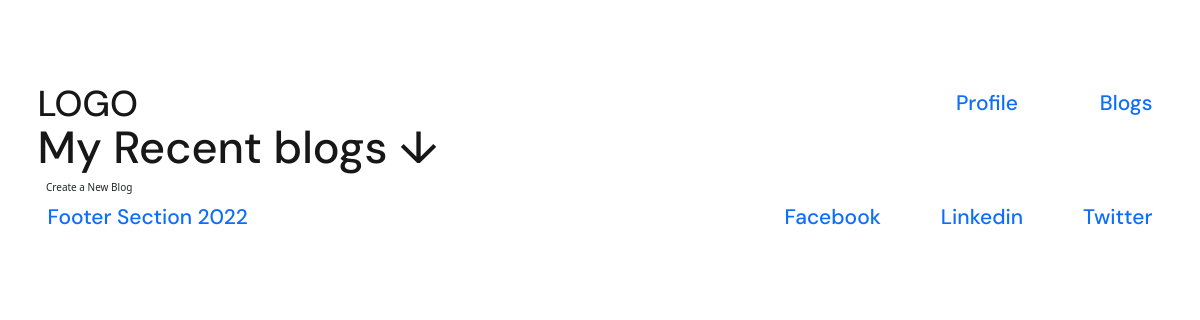
Page /myblog/ (signed in) on the earlier database version.
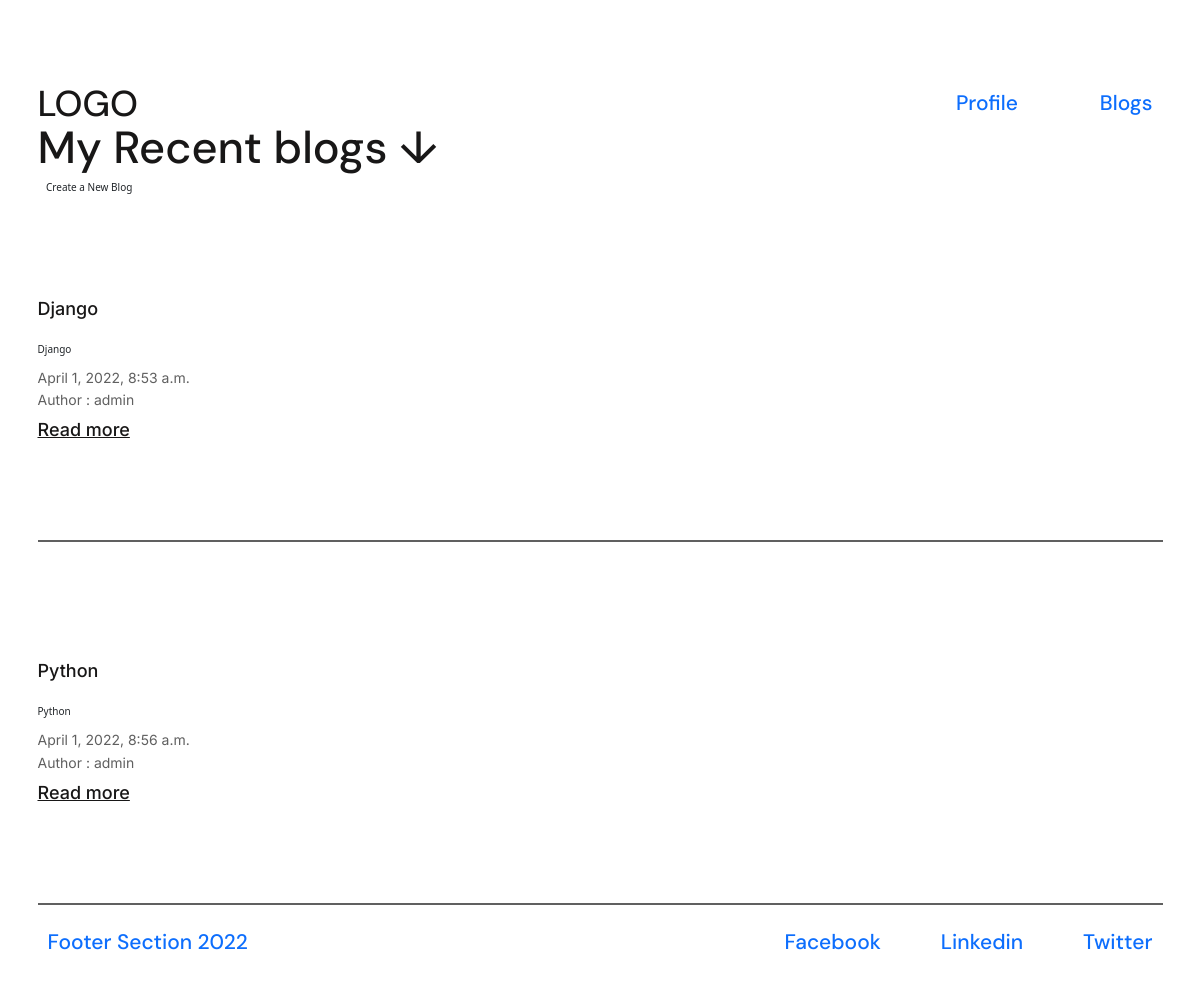
Same page on the later database version.
### pages/models.py (models this page shows, shortened)
class Blog(models.Model):
    author = models.ForeignKey('auth.User',on_delete=models.CASCADE)
    id = models.AutoField(primary_key=True)
    title = models.CharField(max_length=200)
    subtitle = models.CharField(max_length=200)
    created_at = models.DateTimeField(auto_now_add=True)
    image = models.ImageField(upload_to='images/', default='images/html.png')
    paragraph = models.TextField()

### pages/views.py (the view)
# urls.py: path("myblog/", MyBlogList.as_view(), name="myblog"),
class MyBlogList(LoginRequiredMixin,ListView):
    login_url = '/signin/'
    model = Blog
    template_name=  'blogs/myblogs.html'
    context_object_name = 'blogs_list'
    def get_queryset(self):
        user = self.request.user
        return Blog.objects.filter(author=user)

### templates/blogs/myblogs.html (shortened to what this page needs)
{% extends "base.html" %} {% block main %}
<section class="section-blogs">
  <div class="container">
    <div class="flex">
      <h1 class="heading-primary">My Recent blogs &DownArrow;</h1>
      <a href="{% url 'blog_create' %}" class="btn">Create a New Blog</a>
    </div>
  </div>
  <div class="container">
    <div class="blogs">
      {% for blog in blogs_list %}
      <div class="blog-card">
        <div class="blog-card-text">
          <div class="blog-text-info">
            <h4 class="blog-title">{{blog.title}}</h4>
            <p class="blog-subtitle">{{blog.subtitle}}</p>
            <span class="blog-date">{{blog.created_at}} </span>
            <p>
              <span class="blog-date">Author : {{blog.author}} </span>
            </p>
          </div>
          <div class="blog-link-info">
            <a href="{% url 'myblog_detail' blog.id %}" class="blog-link"
              >Read more</a
            >
          </div>
        </div>
      </div>
      {% endfor %}
    </div>
  </div>
</section>
{% endblock %}

### templates/base.html (shortened to what this page needs)
{% load static %}
<!DOCTYPE html>
<html lang="en">
  <head>
    <link rel="stylesheet" href="{% static 'css/style.css' %}" />
    <link
      href="https://cdn.jsdelivr.net/npm/bootstrap@5.0.2/dist/css/bootstrap.min.css"
      rel="stylesheet"
    />
  </head>
  <body>
    <header>
      <div class="container">
        <nav class="nav">
          <a href="{% url 'index' %}" class="nav-logo">LOGO</a>
          <div class="nav-links">
            <a href="{% url 'profile' %}" class="nav-link">Profile</a>
            <a href="{% url 'blog' %}" class="nav-link">Blogs</a>
          </div>
        </nav>
      </div>
    </header>
    <main>{% block main %} {% endblock %}</main>
    <footer>
      <div class="container">
        <div class="footer">
          <a href="#" class="nav-link">Footer Section 2022</a>
          <div class="social-links">
            <a href="#" class="nav-link">Facebook</a>
            <a href="#" class="nav-link">Linkedin</a>
            <a href="#" class="nav-link">Twitter</a>
          </div>
        </div>
      </div>
    </footer>
  </body>
</html>

### static/css/style.css (style rules this page uses)
:root { --color-white: #fff; --color-black: #181717; --color-grey: #606060; --color-background: #f3f3f3; --font-primary: "DM Sans", sans-serif; --font-secondary: "Inter", sans-serif; }
* { margin: 0; padding: 0; box-sizing: border-box; }
body { background-color: var(--color-background); }
html { font-size: 62.5%; }
.container { max-width: 120rem; margin: 0 auto; }
.heading-primary { font-family: var(--font-primary); font-weight: 500; font-size: 4.5rem; line-height: 1; color: var(--color-black); }
.nav-link, .nav-logo { font-family: var(--font-primary); font-weight: 500; font-size: 2.1rem; line-height: 1.2; color: var(--color-black); text-transform: none; text-decoration: none; }
.nav-logo { font-size: 3.6rem; }
.nav { display: flex; align-items: center; justify-content: space-between; margin-block: 8.2rem; }
.nav-links { display: flex; gap: 6.2rem; }
.footer { display: flex; align-items: center; justify-content: space-between; margin-bottom: 3rem; }
.social-links { display: flex; gap: 4rem; }
.blog-card { display: flex; justify-content: space-between; gap: 10rem; padding-block: 10rem; border-bottom: 0.2rem solid var(--color-grey); margin-bottom: 2rem; }
.blog-card-text { display: flex; flex-direction: column; justify-content: space-between; }
.blog-title { font-family: var(--font-secondary); font-size: 1.8rem; font-weight: 500; line-height: 1; color: var(--color-black); margin-bottom: 2.4rem; }
.blog-date { font-family: var(--font-secondary); font-size: 1.4rem; font-weight: 400; line-height: 1.6; color: var(--color-grey); }
.blog-link { font-family: var(--font-secondary); font-size: 1.8rem; font-weight: 500; line-height: 1; color: var(--color-black); }

Differences in the rows shown:
added Blog: title "Django", subtitle "Django", created_at "April 1, 2022, 8:53 a.m.", author "admin"
added Blog: title "Python", subtitle "Python", created_at "April 1, 2022, 8:56 a.m.", author "admin"
